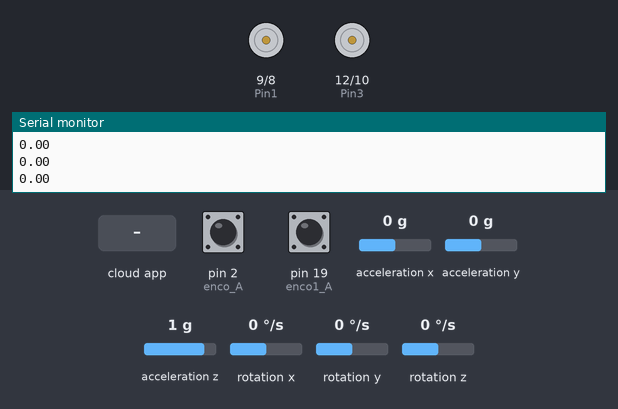
A sketch run on a simulated Arduino Uno, built with avr-gcc and run on an emulated ATmega328P. Parts: motor-driver pin pairs drawn as motors (green arrow = first pin HIGH = forward, orange = second pin HIGH = backward, longer = more drive, scaled by the enable pin), the last lines printed to the serial monitor. The inputs (shaded band) are chosen by the test bench; at power-on: rotation x 0 °/s, pin 2 (enco_A) HIGH, pin 19 (enco1_A) HIGH, acceleration x 0 g, acceleration y 0 g, acceleration z 1 g, rotation y 0 °/s, rotation z 0 °/s. The ROS host is connected and sends only what is stated.

Above: at 1.2 s.
1.3 s: the phone or cloud app sets linear.x to -100
At 1.7 s:
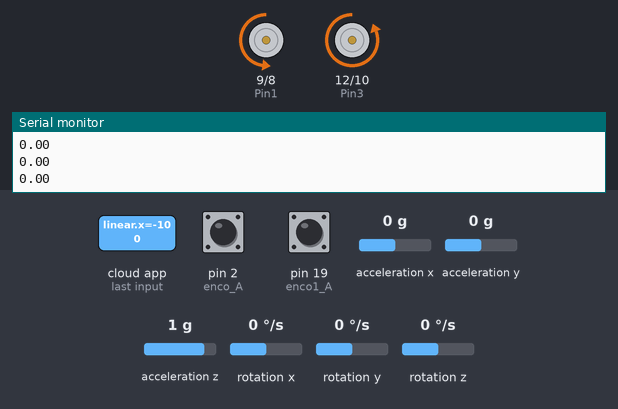
2.8 s: rotation x set to -2 °/s
At 3.5 s:
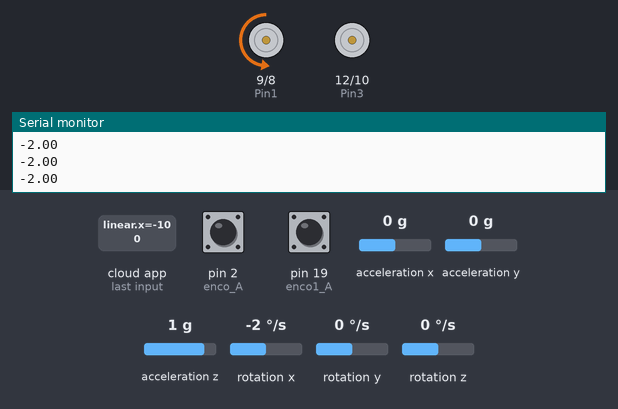
4.3 s: the phone or cloud app sets linear.x to 100
At 5.5 s:
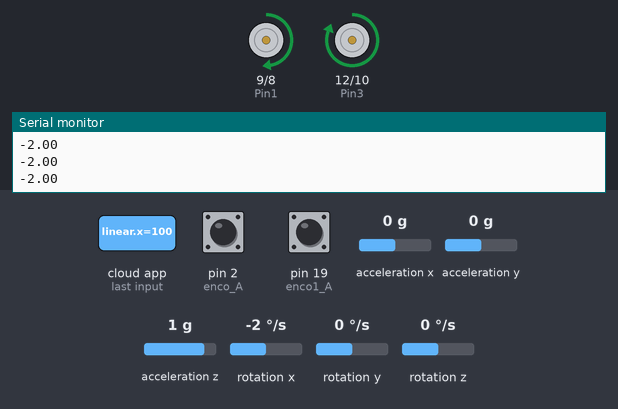
5.8 s: the phone or cloud app sets angular.z to -100
At 6.2 s:
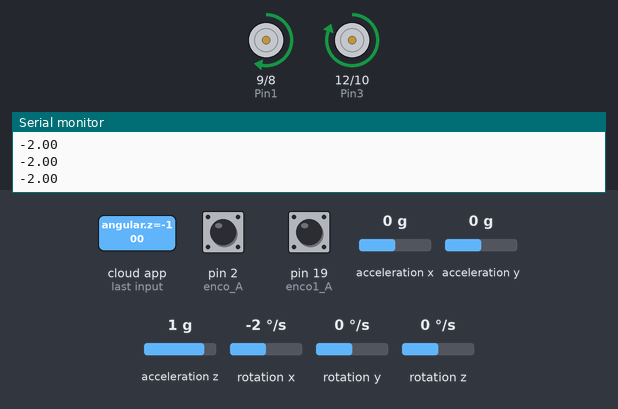
7.3 s: the phone or cloud app sets linear.x to 0
At 8.5 s:
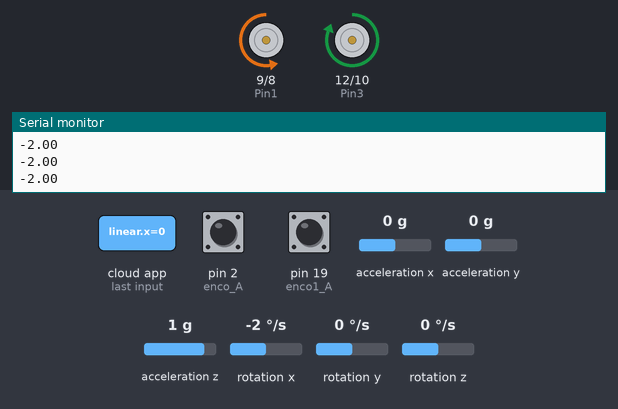
8.8 s: the phone or cloud app sets angular.z to 100
At 10.1 s:
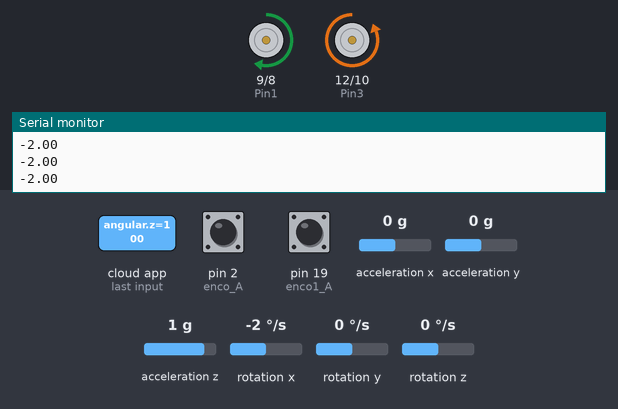
Timing chart, 0 to 11.3 s (numbered marks = the images above; inputs shaded):
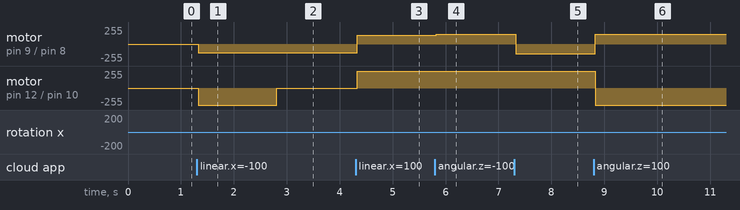

Measured:
- the behaviour switches between 0 and -1 °/s on rotation x (found by bisection; images 1 and 2)
- after the input at 1.3 s, motor on pin 9 (Pin1) / pin 8 (Pin2): stopped → backward 130/255 at once; motor on pin 12 (Pin3) / pin 10 (Pin4): stopped → backward 255/255 at once
- after the input at 2.8 s, motor on pin 9 (Pin1) / pin 8 (Pin2): backward 130/255 → backward 128/255 at once; motor on pin 12 (Pin3) / pin 10 (Pin4): backward 255/255 → stopped at once
- after the input at 4.3 s, motor on pin 9 (Pin1) / pin 8 (Pin2): backward 128/255 → forward 128/255 at once; motor on pin 12 (Pin3) / pin 10 (Pin4): stopped → forward 255/255 at once
- after the input at 5.8 s, motor on pin 9 (Pin1) / pin 8 (Pin2): forward 128/255 → forward 148/255 at once
- after the input at 7.3 s, motor on pin 9 (Pin1) / pin 8 (Pin2): forward 148/255 → backward 148/255 at once
- after the input at 8.8 s, motor on pin 9 (Pin1) / pin 8 (Pin2): backward 148/255 → forward 148/255 at once; motor on pin 12 (Pin3) / pin 10 (Pin4): forward 255/255 → backward 255/255 at once

The sketch:

two_wheel.ino
```cpp
#include <ros.h>
#include <ros/time.h>
#include <ArduinoHardware.h>
#include <geometry_msgs/Twist.h>
#include <MPU6050.h>
#include <std_msgs/Int32MultiArray.h>

#include <Wire.h>


int enco_A = 2;
int enco_B = 3;

int enco1_A = 19;
int enco1_B = 18;

int dem = 0;
int dem1 = 0;

int aLastState_l;

int aLastState_r;

int timecho = 250;
unsigned long thoigian;
unsigned long hientai;

void dem_xung()
{

  int aState = digitalRead(enco_A); // Đọc trạng thái hiện tại của outputA
  int bState = digitalRead(enco_B); // Đọc trạng thái hiện tại của outputB

  // Xác định hướng quay
  if (aState != aLastState_l) { // Nếu có sự thay đổi
    if (bState != aState) {
        dem++; //đếm xung
     }
     else {
      dem--;
    }
  }

  aLastState_l = aState; // Cập nhật trạng thái trước của outputA
}
void dem_xung1()
{
  int aState = digitalRead(enco1_A); // Đọc trạng thái hiện tại của outputA
  int bState = digitalRead(enco1_B); // Đọc trạng thái hiện tại của outputB

  // Xác định hướng quay
  if (aState != aLastState_r) { // Nếu có sự thay đổi
    if (bState != aState) {
        dem1++; //đếm xung
     }
     else {
      dem1--;
    }
  }

  aLastState_r = aState; // Cập nhật trạng thái trước của outputA
}


int rpm = 0;
float tocdo = 0;
int rpm1 = 0;
float tocdo1 = 0;


int gocquaytru = 100;
int thangtru = 170;
int lechtru = 190;
const int Pin1 = 9;
const int Pin2 = 8;
const int EnableA = 6;


const int Pin3 = 12;
const int Pin4 = 10;
const int EnableB = 7;

float linear_vel = 0.0;
float angular_vel = 0.0;

MPU6050 mpu;

double w_r=0, w_l=0;

double wheel_rad = 0.06, wheel_sep = 0.26;


ros::NodeHandle  nh;
geometry_msgs::Twist msg;


void messageCb( const geometry_msgs::Twist& msg){
  linear_vel = msg.linear.x;
angular_vel = msg.angular.z;
  w_r = linear_vel - angular_vel/2.0;
  w_l = linear_vel + angular_vel/2.0;

}


ros::Subscriber<geometry_msgs::Twist> sub("cmd_vel", &messageCb );

std_msgs::Int32MultiArray encoder_msg;
ros::Publisher encoder_pub("encoder", &encoder_msg);

void setup()
{
  Serial.begin(9600);

  Serial.println("Initialize heeh");
  while(!mpu.begin(MPU6050_SCALE_2000DPS, MPU6050_RANGE_2G))
  {
     Serial.println("Initialize");
    delay(500);
  }
  aLastState_l = digitalRead(enco_A);
  aLastState_r = digitalRead(enco1_A);
mpu.begin(MPU6050_SCALE_2000DPS, MPU6050_RANGE_2G);
   mpu.setGyroOffsetX(0);
   mpu.setGyroOffsetY(0);
   mpu.setGyroOffsetZ(0);


  mpu.calibrateGyro();

  mpu.setThreshold(0);
  Motors_init();
  nh.initNode();
  nh.subscribe(sub);
  nh.advertise(encoder_pub);

  pinMode(enco_A, INPUT);
   pinMode(enco_B, INPUT);
  attachInterrupt(0, dem_xung, CHANGE); //Ngắt ngoài

  pinMode(enco1_A, INPUT);
  pinMode(enco1_B, INPUT);
  attachInterrupt(4, dem_xung1, CHANGE); //Ngắt ngoài


}
void loop()
{

  thoigian = millis();
   if (thoigian - hientai >= 100) //millis thay delay
  {
    hientai = thoigian;

    int32_t encoder_count[] ={dem,dem1};
    encoder_msg.data_length = 2;
    encoder_msg.data =encoder_count;
    encoder_pub.publish(&encoder_msg);
    dem = 0;
    dem1 = 0;

  }


  Vector normGyro = mpu.readNormalizeGyro();
  Serial.println(normGyro.XAxis);
  MotorL(w_l*1000,normGyro.XAxis);
  MotorR(w_r*1000,normGyro.XAxis);


  nh.spinOnce();
  delay(15);
}

void Motors_init(){

 pinMode(Pin1, OUTPUT);

 pinMode(Pin2, OUTPUT);

 pinMode(Pin3, OUTPUT);

 pinMode(Pin4, OUTPUT);

 pinMode(EnableA, OUTPUT);

 pinMode(EnableB, OUTPUT);
 digitalWrite(EnableA,HIGH);
 digitalWrite(EnableB,HIGH);

}
void thang()
{
   analogWrite(EnableA, 130);

   digitalWrite(Pin1, HIGH);

   digitalWrite(Pin2, LOW);
   analogWrite(EnableB, 130);

   digitalWrite(Pin3, HIGH);

   digitalWrite(Pin4, LOW);
}
void MotorL(double speed_L,double angular){


 if (speed_L > 0){
  if (angular_vel!=0)
     {
        analogWrite(EnableA, 130+18);

         digitalWrite(Pin1, HIGH);

         digitalWrite(Pin2, LOW);
     }

  else if(angular_vel==0)
  {
        if(angular==0)
      {
          analogWrite(EnableA, 130+18);

         digitalWrite(Pin1, HIGH);

         digitalWrite(Pin2, LOW);
      }
      else if(angular>0)
      {
        analogWrite(EnableA, 130+18);

         digitalWrite(Pin1, HIGH);

         digitalWrite(Pin2, LOW);
      }
      else if(angular<0)
      {
        analogWrite(EnableA, 110+18);

         digitalWrite(Pin1, HIGH);

         digitalWrite(Pin2, LOW);
      }
  }
 }

 else if (speed_L < 0){

//     Pulse_Width1=abs(Pulse_Width1);
     speed_L = abs(speed_L);
     if (angular_vel!=0)
     {
        analogWrite(EnableA, 130+18);

         digitalWrite(Pin1, LOW);

         digitalWrite(Pin2, HIGH);
     }
     else if(angular_vel==0)
     {
          if(angular==0)
          {
          analogWrite(EnableA, 130);

         digitalWrite(Pin1, LOW);

         digitalWrite(Pin2, HIGH);
         }
          else if(angular<0)
          {
        analogWrite(EnableA, 110+18);

         digitalWrite(Pin1, LOW);

         digitalWrite(Pin2, HIGH);
        }
        else if(angular>0)
        {
        analogWrite(EnableA, 110+18);

         digitalWrite(Pin1, LOW);

         digitalWrite(Pin2, HIGH);
         }
    }


 }

 else if (speed_L == 0){

     analogWrite(EnableA, 0);

     digitalWrite(Pin1, LOW);

     digitalWrite(Pin2, LOW);

 }

}


void MotorR(double speed_r,double angular){

 if (speed_r > 0){
   if (angular_vel!=0)
     {
         analogWrite(EnableB,130);

         digitalWrite(Pin3, HIGH);

         digitalWrite(Pin4, LOW);
     }

   else if(angular_vel==0)
   {
        if(angular==0)
        {
            analogWrite(EnableB,130);
           digitalWrite(Pin3, HIGH);
           digitalWrite(Pin4, LOW);
        }
        else if(angular<0)
       {
         analogWrite(EnableB,130);

         digitalWrite(Pin3, HIGH);

         digitalWrite(Pin4, LOW);
      }

      else if(angular>0)
      {
         analogWrite(EnableB,110);

         digitalWrite(Pin3, HIGH);

         digitalWrite(Pin4, LOW);
      }

   }

 }

 else if (speed_r < 0){
     speed_r=abs(speed_r);
      if (angular_vel!=0)
     {
      analogWrite(EnableB,130);

         digitalWrite(Pin3, LOW);

         digitalWrite(Pin4, HIGH);
     }
     else if(angular_vel==0)
     {
          if(angular==0)
          {
              analogWrite(EnableB,130);

             digitalWrite(Pin3, LOW);

             digitalWrite(Pin4, HIGH);
          }
        else if(angular>0)
        {
           analogWrite(EnableB,130);
           digitalWrite(Pin3, LOW);

           digitalWrite(Pin4, HIGH);
        }

        else if(angular<0)
        {
           analogWrite(EnableB,110);
           digitalWrite(Pin3, LOW);

           digitalWrite(Pin4, HIGH);
        }
     }
 }

 else if (speed_r == 0){

     analogWrite(EnableB,0);

     digitalWrite(Pin3, LOW);

     digitalWrite(Pin4, LOW);

 }

}
```
